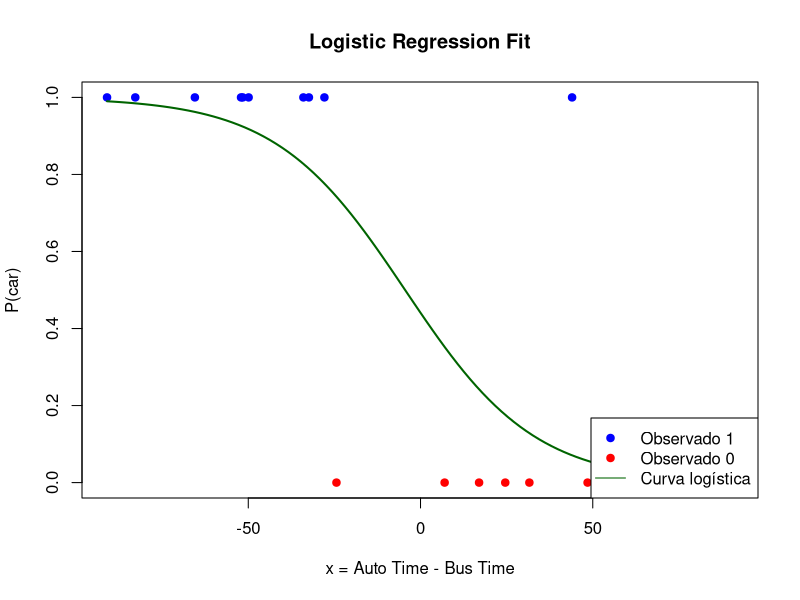
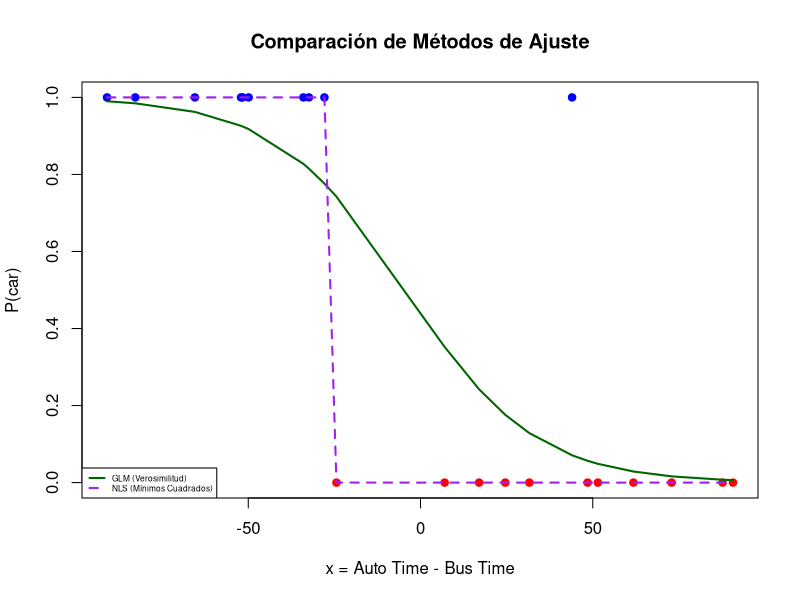
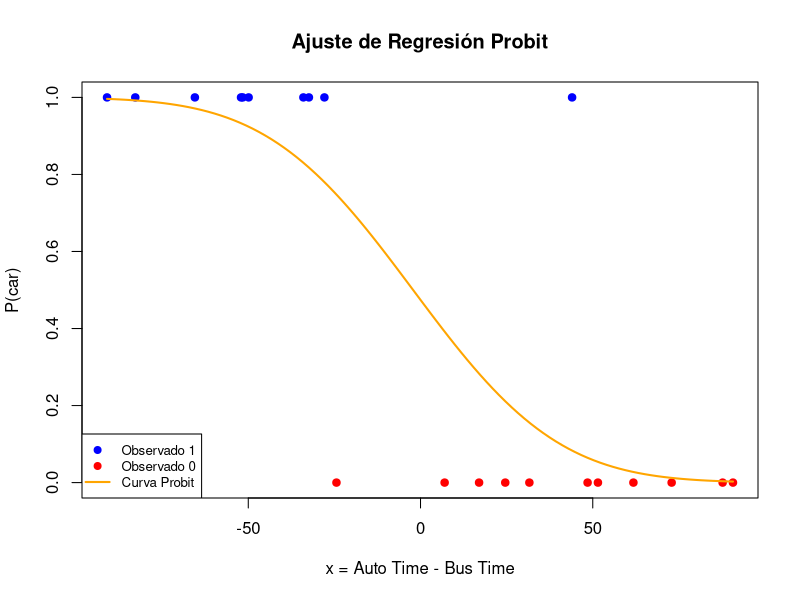
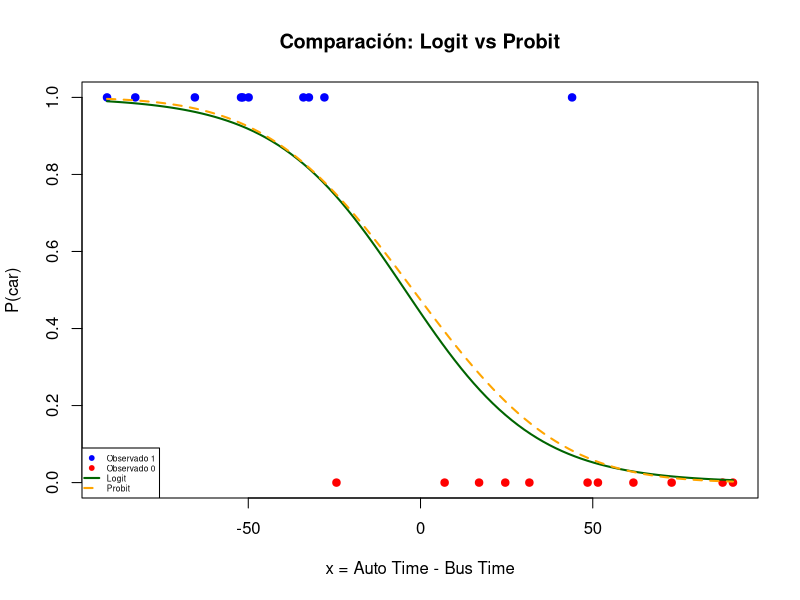

Generate these figures, in order, with R:
## ---- chunk 1
knitr::opts_chunk$set(echo = TRUE)
## ---- chunk 2
auto_time <- c(52.90, 4.10, 4.10, 56.20, 51.80, 0.20, 27.60, 89.90, 41.50,
               95.00, 99.10, 18.50, 82.00, 8.60, 22.50, 51.40, 81.00, 51.00,
               62.20, 95.10, 41.60)
bus_time <- c(4.4, 28.5, 86.9, 31.6, 20.2, 91.2, 79.7, 2.2, 24.5,
              43.5, 8.4, 84, 38, 1.6, 74.1, 83.8, 19.2, 85, 90.1, 22.2, 91.5)
y <- c(0, 0, 1, 0, 0, 1, 1, 0, 0,
       0, 0, 1, 1, 0, 1, 1, 0, 1, 1, 0, 1)
x <- auto_time - bus_time
## ---- chunk 3
modelo <- glm(y ~ x, family = binomial)
summary(modelo)

plot(x, y, pch = 19, col = ifelse(y == 1, "blue", "red"),
     main = "Logistic Regression Fit", xlab = "x = Auto Time - Bus Time",
     ylab = "P(car)")
curve(predict(modelo, data.frame(x = sort(x)), type = "response"),
      add = TRUE, col = "darkgreen", lwd = 2)
legend("bottomright", legend = c("Observado 1", "Observado 0", "Curva logística"),
       col = c("blue", "red", "darkgreen"), pch = c(19, 19, NA), lty = c(NA, NA, 1))
## ---- chunk 4
b0_init <- coef(modelo)[1]
b1_init <- coef(modelo)[2]

modelo_nls <- nls(
  y ~ 1 / (1 + exp(-(b0 + b1 * x))),
  start = list(b0 = b0_init, b1 = b1_init)
)
summary(modelo_nls)

plot(x, y, pch = 19, col = ifelse(y == 1, "blue", "red"),
     main = "Comparación de Métodos de Ajuste",
     xlab = "x = Auto Time - Bus Time", ylab = "P(car)")
x_sorted <- sort(x)
lines(x_sorted,
       predict(modelo, type = "response")[order(x)],
       col = "darkgreen", lwd = 2)
b0_nls <- coef(modelo_nls)["b0"]
b1_nls <- coef(modelo_nls)["b1"]
p_nls <- 1 / (1 + exp(-(b0_nls + b1_nls * x_sorted)))
lines(x_sorted, p_nls, col = "purple", lwd = 2, lty = 2)

legend("bottomleft",
       legend = c("GLM (Verosimilitud)", "NLS (Mínimos Cuadrados)"),
       col = c("darkgreen", "purple"), lty = c(1, 2), lwd = 2, cex = 0.5)
## ---- chunk 5
modelo_probit <- glm(y ~ x, family = binomial(link = "probit"))
summary(modelo_probit)

plot(x, y, pch = 19, col = ifelse(y == 1, "blue", "red"),
     main = "Ajuste de Regresión Probit",
     xlab = "x = Auto Time - Bus Time", ylab = "P(car)")
x_seq <- seq(min(x), max(x), length.out = 100)
lines(x_seq, predict(modelo_probit, newdata = data.frame(x = x_seq), type = "response"),
      col = "orange", lwd = 2)
legend("bottomleft", legend = c("Observado 1", "Observado 0", "Curva Probit"),
       col = c("blue", "red", "orange"), pch = c(19, 19, NA), lty = c(NA, NA, 1), lwd = 2, cex = 0.8)
## ---- chunk 6
modelo_logit <- glm(y ~ x, family = binomial(link = "logit"))

plot(x, y, pch = 19, col = ifelse(y == 1, "blue", "red"),
     main = "Comparación: Logit vs Probit",
     xlab = "x = Auto Time - Bus Time", ylab = "P(car)", ylim = c(0, 1))

lines(x_seq, predict(modelo_logit, newdata = data.frame(x = x_seq), type = "response"),
      col = "darkgreen", lwd = 2)
lines(x_seq, predict(modelo_probit, newdata = data.frame(x = x_seq), type = "response"),
      col = "orange", lwd = 2, lty = 2)
legend("bottomleft",
       legend = c("Observado 1", "Observado 0", "Logit", "Probit"),
       col = c("blue", "red", "darkgreen", "orange"),
       pch = c(19, 19, NA, NA), lty = c(NA, NA, 1, 2), lwd = 2, cex = 0.5)
